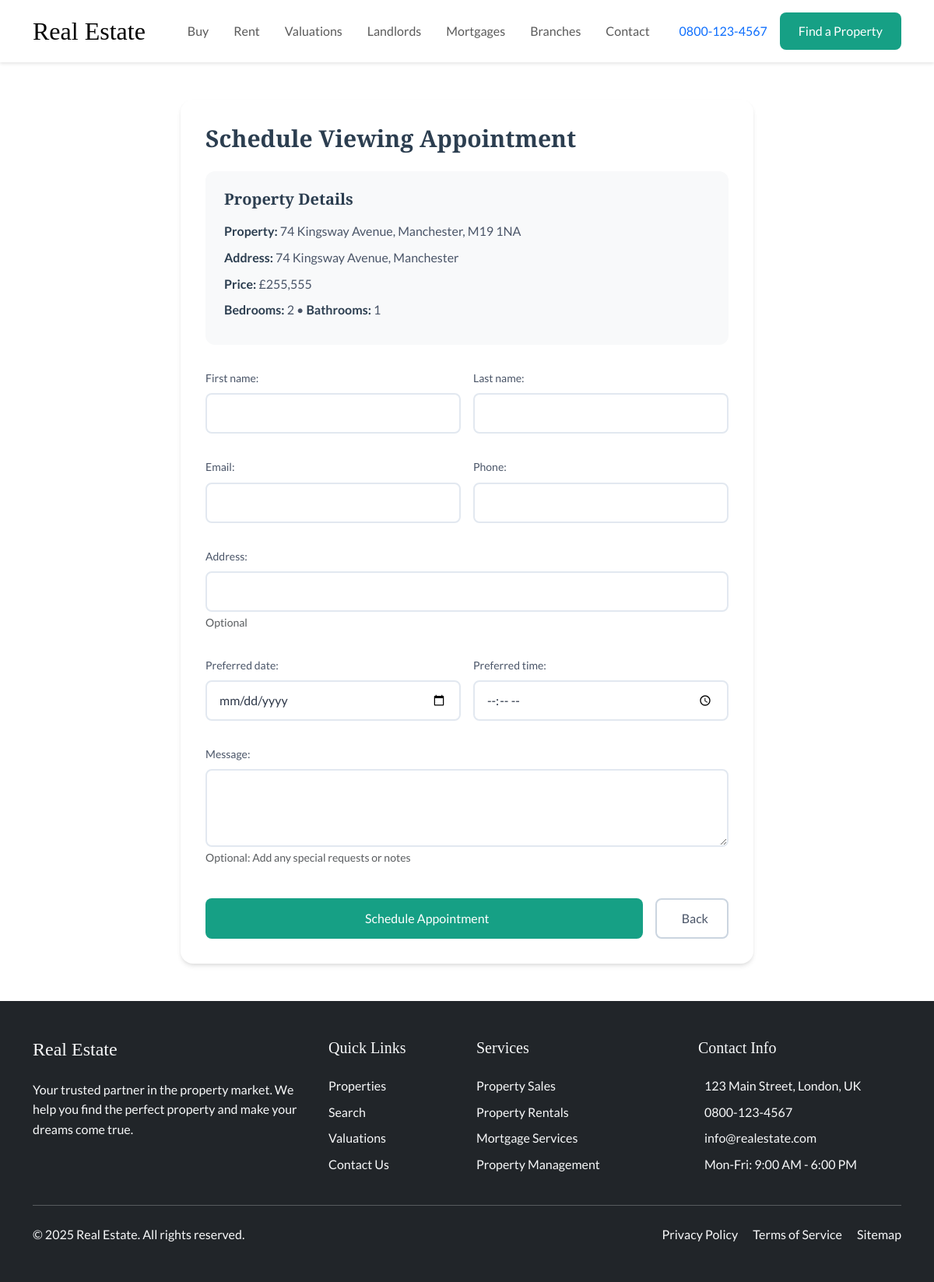
The app's page /appointment/schedule/74-kingsway-avenue-manchester-m19-1na/, older data.
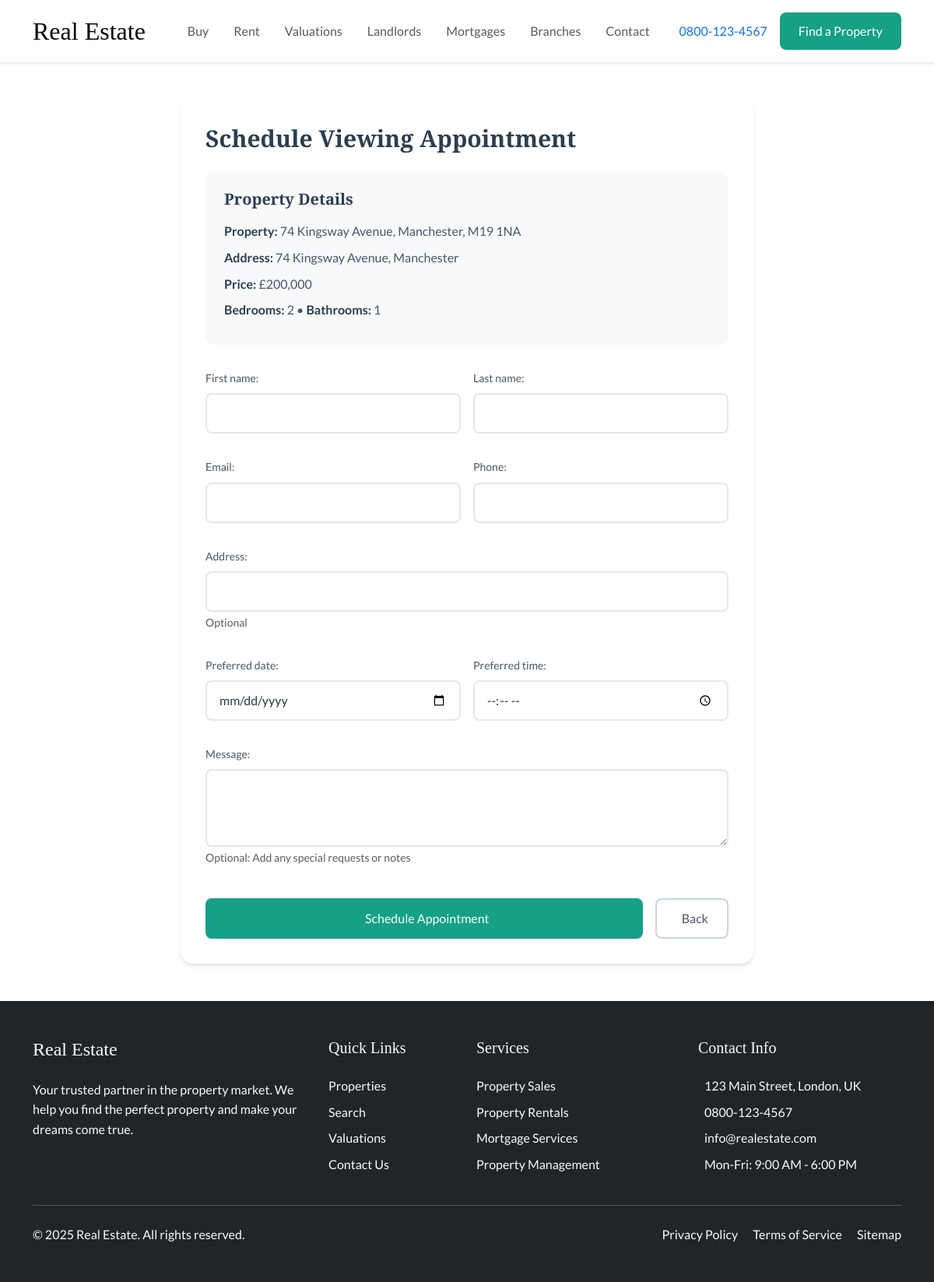
The same page, newer data.
### property/models.py (models this page shows, shortened)
class Property(models.Model):
    PROPERTY_TYPES = [
        ('house', 'House'),
        ('apartment', 'Apartment'),
        ('villa', 'Villa'),
        ('land', 'Land'),
        ('commercial', 'Commercial'),
    ]
    LISTING_TYPES = [
        ('sale', 'For Sale'),
        ('rent', 'For Rent'),
    ]
    street_address = models.CharField(max_length=255, null=True, blank=True, help_text="Street number and name")
    city = models.CharField(max_length=100, null=True, blank=True, help_text="City/Town")
    state = models.CharField(max_length=100, null=True, blank=True, help_text="State/County/Region")
    postal_code = models.CharField(max_length=10, null=True, blank=True, help_text="Postal/ZIP Code")
    description = models.TextField()
    price = models.DecimalField(max_digits=12, decimal_places=2, help_text="Asking price if for sale, monthly rent if for rent")
    floor_plan_image = models.ImageField(upload_to='properties/floor_plans/%Y/%m/%d/', blank=True, null=True)
    epc_image = models.ImageField(upload_to='properties/epc/%Y/%m/%d/', blank=True, null=True)
    bedrooms = models.PositiveIntegerField(null=True, blank=True)
    bathrooms = models.PositiveIntegerField(null=True, blank=True)
    property_type = models.CharField(max_length=20, choices=PROPERTY_TYPES)
    listing_type = models.CharField(max_length=10, choices=LISTING_TYPES)
    property_status = models.CharField(max_length=20, choices=[
        ('available', 'Available'),
        ('sold', 'Sold'),
        ('rented', 'Rented'),
        ('under_offer', 'Under Offer'),    ], default='available')
    slug = models.SlugField(unique=True)
    featured = models.BooleanField(default=False)
    created_at = models.DateTimeField(auto_now_add=True)
    updated_at = models.DateTimeField(auto_now=True)
    class Meta:
        verbose_name_plural = 'Properties'
        ordering = ['-created_at']
    @property
    def title(self):
        return f"{self.street_address}, {self.city}, {self.postal_code}"

### core/views.py (the view)
# urls.py: path('appointment/schedule/<slug:slug>/', views.schedule_appointment, name='schedule_appointment'),
def schedule_appointment(request, slug):
    property = get_object_or_404(Property, slug=slug)
    if request.method == 'POST':
        form = AppointmentForm(request.POST)
        if form.is_valid():
            try:
                appointment = form.save(commit=False)
                appointment.property = property
                appointment.save()
                messages.success(request, 'Your viewing appointment has been scheduled. We will contact you to confirm.')
                return redirect('property:property_detail', slug=property.slug)
            except Exception as e:
                import traceback
                print('Error scheduling appointment:', e)
                traceback.print_exc()
                messages.error(request, f'An error occurred while scheduling your appointment: {e}')
    else:
        form = AppointmentForm()
    context = {
        'form': form,
        'property': property
    }
    return render(request, 'core/schedule_appointment.html', context)

### templates/core/schedule_appointment.html (shortened to what the changed rows need)
{% extends 'base.html' %}
{% load humanize %}
{% block content %}
<div class="container py-5">
    <div class="row">
        <div class="col-md-8 mx-auto">
            <div class="card">
                <div class="card-body">
                    <h1 class="card-title mb-4">Schedule Viewing Appointment</h1>
                                        <div class="property-details">
                        <h4>Property Details</h4>
                        <p><strong>Property:</strong> {{ property.title }}</p>
                        <p><strong>Address:</strong> {{ property.street_address }}, {{ property.city }}</p>
                        <p><strong>Price:</strong> £{{ property.price|floatformat:0|intcomma }}</p>
                        {% if property.bedrooms or property.bathrooms %}
                        <p>
                            {% if property.bedrooms %}<strong>Bedrooms:</strong> {{ property.bedrooms }}{% endif %}
                            {% if property.bedrooms and property.bathrooms %} • {% endif %}
                            {% if property.bathrooms %}<strong>Bathrooms:</strong> {{ property.bathrooms }}{% endif %}
                        </p>
                        {% endif %}
                    </div>
                </div>
            </div>
        </div>
    </div>
</div>
{% endblock %}

Row changes from the older to the newer data that the page shows:
changed Property "74 Kingsway Avenue, Manchester, M19 1NA": price "255,555" → "200,000"
